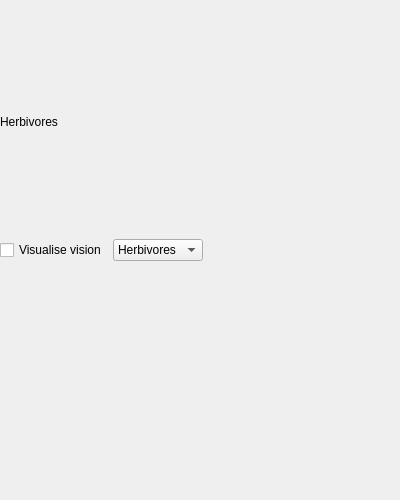
<?xml version="1.0" encoding="UTF-8"?>
<ui version="4.0">
 <class>multi_food_herbivore_widget</class>
 <widget class="QWidget" name="multi_food_herbivore_widget">
  <property name="geometry">
   <rect>
    <x>0</x>
    <y>0</y>
    <width>400</width>
    <height>500</height>
   </rect>
  </property>
  <property name="windowTitle">
   <string>Form</string>
  </property>
  <layout class="QVBoxLayout" name="verticalLayout">
   <property name="leftMargin">
    <number>0</number>
   </property>
   <property name="rightMargin">
    <number>0</number>
   </property>
   <item>
    <widget class="QLabel" name="title">
     <property name="frameShape">
      <enum>QFrame::NoFrame</enum>
     </property>
     <property name="text">
      <string>Herbivores</string>
     </property>
    </widget>
   </item>
   <item>
    <layout class="QHBoxLayout" name="vision_layout">
     <property name="spacing">
      <number>6</number>
     </property>
     <item>
      <widget class="QCheckBox" name="vision_toggle">
       <property name="text">
        <string>Visualise vision</string>
       </property>
      </widget>
     </item>
     <item>
      <widget class="QComboBox" name="vision_texture">
       <item>
        <property name="text">
         <string>Herbivores</string>
        </property>
       </item>
       <item>
        <property name="text">
         <string>Predators</string>
        </property>
       </item>
       <item>
        <property name="text">
         <string>Food</string>
        </property>
       </item>
      </widget>
     </item>
     <item>
      <spacer name="horizontalSpacer">
       <property name="orientation">
        <enum>Qt::Horizontal</enum>
       </property>
       <property name="sizeHint" stdset="0">
        <size>
         <width>40</width>
         <height>20</height>
        </size>
       </property>
      </spacer>
     </item>
    </layout>
   </item>
   <item>
    <widget class="fitness_graph" name="fitness" native="true"/>
   </item>
  </layout>
 </widget>
 <customwidgets>
  <customwidget>
   <class>fitness_graph</class>
   <extends>QWidget</extends>
   <header>fitness_graph.h</header>
   <container>1</container>
  </customwidget>
 </customwidgets>
 <resources/>
 <connections/>
</ui>
